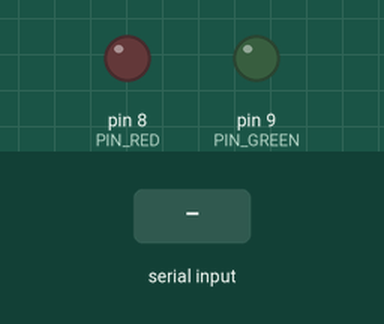
This sketch was run on a simulated Arduino Mega 2560, built with avr-gcc and run on an emulated ATmega2560. On the bench: output pins drawn as LEDs (lit = HIGH). Inputs (shaded band) come from the test bench. Pins used as bus, display or sensor lines are not drawn.

Above: at 1.2 s.
1.3 s: byte 1 (1) received over Serial
At 2.0 s:
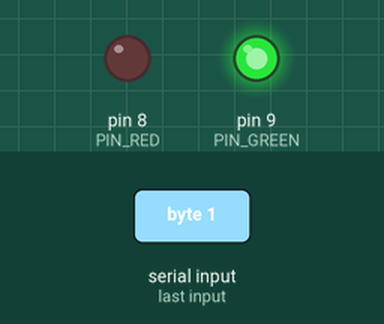
4.3 s: byte 2 (2) received over Serial
At 5.5 s:
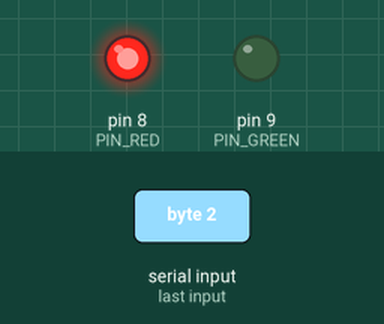
Timing chart, 0 to 8.3 s (numbered marks = the images above; inputs shaded):
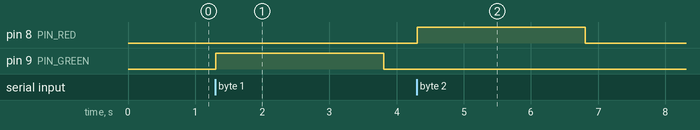

Measured:
- after the input at 1.3 s, pin 9 (PIN_GREEN): LOW → HIGH at once, → LOW 2.5 s later
- after the input at 4.3 s, pin 8 (PIN_RED): LOW → HIGH at once, → LOW 2.5 s later

The sketch:

RFID.ino
```cpp
#include <SPI.h>
#include <MFRC522.h>

#define RST_PIN         5          // Configurable, see typical pin layout above
#define SS_PIN          53         // Configurable, see typical pin layout above

#define PIN_RED 8 // define pin used
#define PIN_GREEN 9 // define pin used


MFRC522 mfrc522(SS_PIN, RST_PIN);  // Create MFRC522 instance

void setup() {
	Serial.begin(9600);		// Initialize serial communications with the PC
	while (!Serial);		// Do nothing if no serial port is opened (added for Arduinos based on ATMEGA32U4)
	SPI.begin();			// Init SPI bus
	mfrc522.PCD_Init();		// Init MFRC522
	delay(4);				// Optional delay. Some board do need more time after init to be ready, see Readme
	//mfrc522.PCD_DumpVersionToSerial();	// Show details of PCD - MFRC522 Card Reader details
	//Serial.println(F("Scan PICC to see UID, SAK, type, and data blocks..."));

  pinMode(PIN_GREEN, OUTPUT);
  pinMode(PIN_RED, OUTPUT);

}

void loop() {

    byte incomingByte = 0;
    incomingByte = Serial.read(); // read the incoming byte:
    if (incomingByte == 1) { // -1 means no data is available
      digitalWrite(PIN_GREEN, HIGH);
      delay(2500);
      digitalWrite(PIN_GREEN, LOW);
    }
      if (incomingByte == 2) { // -1 means no data is available
      digitalWrite(PIN_RED, HIGH);
      delay(2500);
      digitalWrite(PIN_RED, LOW);
    }

	// Reset the loop if no new card present on the sensor/reader. This saves the entire process when idle.
	if ( ! mfrc522.PICC_IsNewCardPresent()) {
		return;
	}

	// Select one of the cards
	if ( ! mfrc522.PICC_ReadCardSerial()) {
		return;
	}

	// Dump debug info about the card; PICC_HaltA() is automatically called
	mfrc522.PICC_DumpToSerial(&(mfrc522.uid));

}
```
